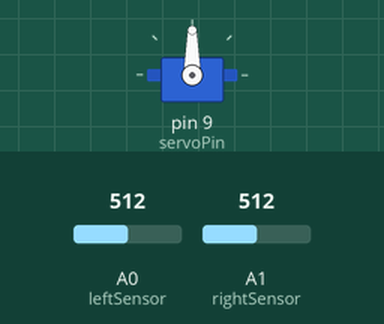
This sketch was run on a simulated Arduino Uno, built with avr-gcc and run on an emulated ATmega328P. On the bench: servo. The inputs (shaded band) are chosen by the test bench; at power-on: A0 (leftSensor) = 512, A1 (rightSensor) = 512.

Above: at 2.2 s.
2.3 s: A0 (leftSensor) set to 528
At 5.6 s:
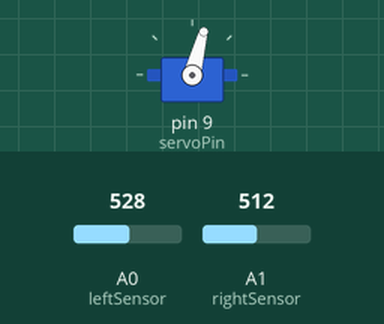
6.3 s: A0 (leftSensor) set to 306
10.3 s: A1 (rightSensor) set to 330
14.3 s: A1 (rightSensor) set to 311
At 15.4 s:
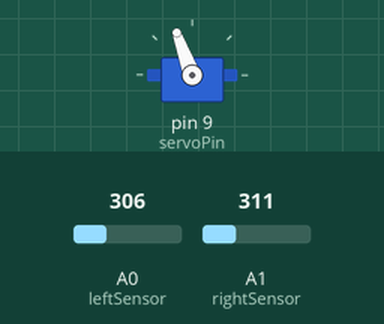
15.8 s: A0 (leftSensor) set to 295
At 18.8 s:
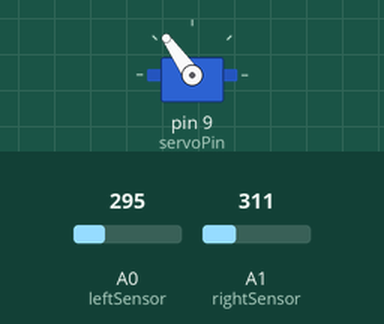
19.8 s: A0 (leftSensor) set to 511
At 34.8 s:
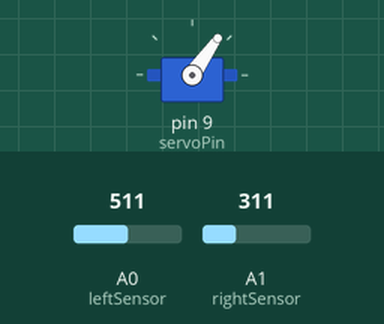
Timing chart, 0 to 36.5 s (numbered marks = the images above; inputs shaded):
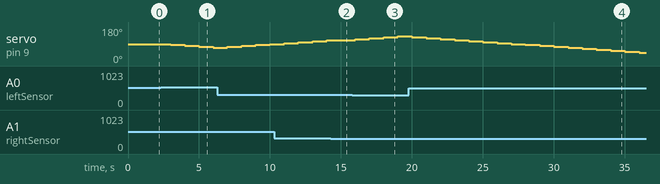

The sketch:

photosensing1-2.ino
```cpp
#include <Servo.h>         // Include the Servo library

Servo tellServo;          // Create an object for the library

const int leftSensor = A0; // Left light sensor(PR1) connected to analog read pin A0
const int rightSensor = A1; // Right light sensor(PR2) connected to analog read pin A1
const int servoPin = 9;    // Servo signal wire(ORANGE) connected to digital read pin 9

int degrees = 90;              // Initial position of servo (centered)

void setup() {
  tellServo.attach(servoPin); // Attach the servo to pin 9
  tellServo.write(degrees);       // Move servo to start position (90°)
  delay(1000);                 // Wait a bit for servo to halt due to inertia
}

void loop()
{
  int leftLight = analogRead(leftSensor);   // to measure light level from left sensor
  int rightLight = analogRead(rightSensor); // to measure light level from right sensor

  int diff = leftLight - rightLight;        // to Calculate difference between sensors


  // If the difference is noticable that is more than threshold, adjust the servo
  if (abs(diff) > 5) {                     // 5 is a sensitivity threshold
    if (diff > 0 && degrees >0 ) {
      degrees-=5;                                // Turn left
    }
    else if (diff < 0 && degrees < 180 )
    {
      degrees+=5;                               // Turn right
    }
    tellServo.write(degrees);                  // Move servo to new position which has more light intensity
 }

  delay(1000);                                // Short delay before next iteration for smooth movement
}
```

Measured:
- the behaviour switches between 517 and 518 on A0 (leftSensor) (found by bisection; images 0 and 1)
- the behaviour switches between 312 and 311 on A1 (rightSensor) (found by bisection; images 1 and 2)
- the behaviour switches between 306 and 305 on A0 (leftSensor) (found by bisection; images 2 and 3)
- after the input at 2.3 s, servo on pin 9 (servoPin): 90° → 85° after 0.70 s, → 80° 1.0 s later, → 75° 1.0 s later, → 70° 1.0 s later
- after the input at 14.3 s, servo on pin 9 (servoPin): stays 110° (without the input it goes to 115° after 0.70 s)
- after the input at 15.8 s, servo on pin 9 (servoPin): 110° → 115° after 0.20 s, → 120° 1.0 s later, → 125° 1.0 s later, → 130° 1.0 s later
